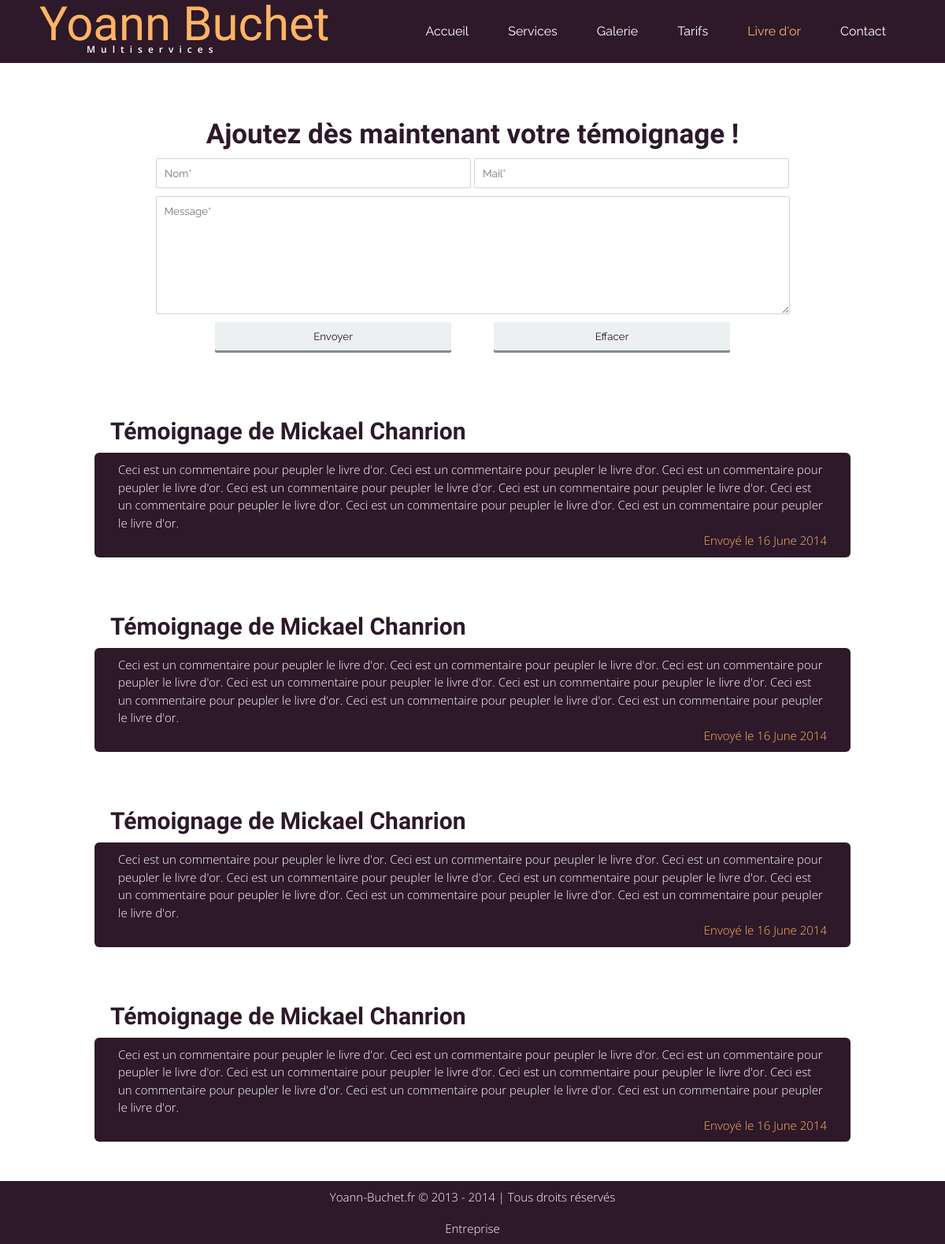
The app's page /livreor.php with its own data.
### tables this page shows
CREATE TABLE IF NOT EXISTS `livreor` (
  `id` int(11) NOT NULL AUTO_INCREMENT,
  `nom` varchar(30) NOT NULL,
  `mail` varchar(40) NOT NULL,
  `message` text NOT NULL,
  `date` datetime NOT NULL DEFAULT CURRENT_TIMESTAMP,
  `valid` tinyint(1) NOT NULL DEFAULT '0',
  PRIMARY KEY (`id`)
);

### livreor.php (the view, shortened to what this page needs)
<html>
    <head>
        <link href="./css/style.css" rel="stylesheet" type="text/css"/>
    </head>
    <body>
        <header class="menu">
            <div id="logo">
                <h1 class="title">Yoann Buchet</h1>
                <h2 class="subtitle">Multiservices</h2>
            </div>
            <nav>
                <ul>
                    <li><a href="index.html">Accueil</a></li>
                    <li><a href="services.html">Services</a></li>
                    <li><a href="galerie.html">Galerie</a></li>
                    <li><a href="tarifs.html">Tarifs</a></li>
                    <li><a href="livreor.php" class="active">Livre d'or</a></li>
                    <li><a href="contact.php">Contact</a></li>
                </ul>
            </nav>
        </header>
        <section id="ajout_avis">
            <article>
                <h1 class="titre centred">Ajoutez dès maintenant votre témoignage !</h1>
                <div class="centred">
                    <form action="livreor.php" method="post" id="form_livreor">
                        <input id="nom" name="nom" type="text" placeholder="Nom*" required/>
                        <input id="mail" name="mail" type="email" placeholder="Mail*" required/>
                        <textarea id="message" name="message" rows="5" cols="50" placeholder="Message*" required></textarea>
                        <input id="button_submit" type="submit" value="Envoyer">
                        <input id="button_reset" type="reset" value="Effacer">
                    </form>
                </div>
            </article>
        </section>
        <section class="temoignages">
            <?php
                $mysql = 'mysql:host=localhost;dbname=yoann_buchet';
                $login = 'root';
                $password = '';
                $bdd = new PDO($mysql, $login, $password);
                $res=$bdd->query('SELECT * FROM livreor WHERE valid="1" ORDER BY date DESC;');
                while($data=$res->fetch(PDO::FETCH_OBJ)){
                    echo "<h1 class='titre'>Témoignage de ".$data->nom."</h1>";
                    echo "<article class='message'>";
                        echo "<p>".$data->message."</p>";
                        echo "<p class='date'>Envoyé le ".strftime('%d %B %Y', strtotime($data->date))."</p>";
                    echo "</article>";
                };
            ?>
        </section>
        <footer>
            <p>Yoann-Buchet.fr © 2013 - 2014 | Tous droits réservés</p>
            <p>Entreprise</p>
        </footer>
    </body>
</html>

### css/style.css (style rules this page uses)
* { margin: 0; padding: 0; border: none; }
body { min-width: 960px; }
a { text-decoration: none; }
.centred { text-align: center; }
header.menu { background-color: #2d1929; width: 100%; min-width: 1050px; height: 80px; }
#logo { float: left; margin-left: 50px; margin-top: -10px; position: relative; top: 5px; }
#logo h1.title { font-family: 'Rochester', cursive; font-weight: 100; color: #ffb465; font-size: 60px; }
#logo h2.subtitle { font-family: 'Open Sans', Arial, Helvetica, sans-serif; font-weight: 600; letter-spacing: 7px; font-size: 12px; left: 110px; top: -12px; left: 60px; color: #fff; position: relative; }
nav ul { margin-right: 50px; float: right; }
nav li { float: left; list-style: none; text-align: center; padding: 0 25px; }
nav li a { display: block; font-family: 'Raleway', sans-serif; color: #fff; height: 80px; line-height: 80px; }
nav li a.active { color: #ffb465; }
section { width: 960px; margin: 50px auto; border-radius: 6px; }
section#tarifs, article.message, article#formulaire, article#coordonnees { background-color: #2d1929; }
#galerie p, #tarifs p, .message p { color: #FFF; font-family: 'Open Sans', Arial, Helvetica, sans-serif; font-weight: 100; line-height: 1.5; font-size: 15px; margin: 0 30px; }
h1.titre { font-family: 'Rochester', cursive; color: #2d1929; font-size: 35px; padding: 20px 20px 10px 20px; }
input, textarea { display: inline-block; width: 400px; border: solid 1px #d2d2d2; border-radius: 2px; padding:10px; margin-bottom: 10px; font-family: 'Raleway', sans-serif; box-sizing: border-box; -moz-box-sizing: border-box; -o-box-sizing: border-box; -webkit-box-sizing: border-box; }
input#button_submit, input#button_reset { background-color: #ecf0f1; box-shadow: 0 3px 0 #7f8c8d; color: #2d1929; border: none; }
footer { height: 80px; width: 100%; background-color: #2d1929; }
footer p { text-align: center; color: #FFF; font-family: 'Open Sans', Arial, Helvetica, sans-serif; font-weight: 100; line-height: 40px; font-size: 15px; margin: 0 30px; }
#ajout_avis { height: 330px; }
form#form_livreor textarea { width: 805px !important; height: 150px; }
form#form_livreor input#button_submit { margin-right: 50px; }
form#form_livreor input#button_submit, form#form_livreor input#button_reset { width: 300px !important; }
section.temoignages h1 { font-size: 30px !important; }
article.message { border-radius: 6px; padding-top: 10px; padding-bottom: 10px; margin-bottom: 50px; }
article.message p.date { text-align: right; color: #ffb465; }

### records on screen
livreor: nom "Mickael Chanrion", message "Ceci est un commentaire pour peupler le livre d'or. Ceci est un commentaire pour peupler le livre d'or. Ceci est un commentaire pour peupler le livre d'or. Ceci est un commentaire pour peupler le livre d'or. Ceci est un commentaire pour peupler le livre d'or. Ceci est un commentaire pour peupler le livre d'or. Ceci est un commentaire pour peupler le livre d'or. Ceci est un commentaire pour peupler le livre d'or.", date "16 June 2014"
livreor: nom "Mickael Chanrion", message "Ceci est un commentaire pour peupler le livre d'or. Ceci est un commentaire pour peupler le livre d'or. Ceci est un commentaire pour peupler le livre d'or. Ceci est un commentaire pour peupler le livre d'or. Ceci est un commentaire pour peupler le livre d'or. Ceci est un commentaire pour peupler le livre d'or. Ceci est un commentaire pour peupler le livre d'or. Ceci est un commentaire pour peupler le livre d'or.", date "16 June 2014"
livreor: nom "Mickael Chanrion", message "Ceci est un commentaire pour peupler le livre d'or. Ceci est un commentaire pour peupler le livre d'or. Ceci est un commentaire pour peupler le livre d'or. Ceci est un commentaire pour peupler le livre d'or. Ceci est un commentaire pour peupler le livre d'or. Ceci est un commentaire pour peupler le livre d'or. Ceci est un commentaire pour peupler le livre d'or. Ceci est un commentaire pour peupler le livre d'or.", date "16 June 2014"
livreor: nom "Mickael Chanrion", message "Ceci est un commentaire pour peupler le livre d'or. Ceci est un commentaire pour peupler le livre d'or. Ceci est un commentaire pour peupler le livre d'or. Ceci est un commentaire pour peupler le livre d'or. Ceci est un commentaire pour peupler le livre d'or. Ceci est un commentaire pour peupler le livre d'or. Ceci est un commentaire pour peupler le livre d'or. Ceci est un commentaire pour peupler le livre d'or.", date "16 June 2014"
